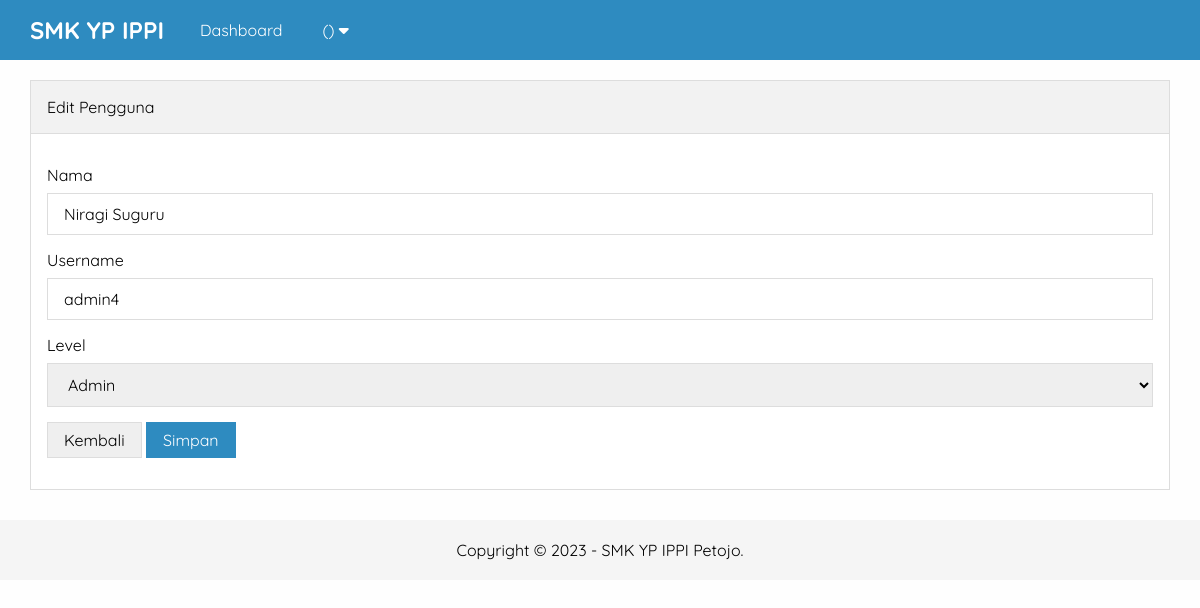
The app's page /admin/edit-pengguna.php?id=8 with its own data.
### tables this page shows
CREATE TABLE `pengaturan` (
  `id` int(11) NOT NULL,
  `nama` varchar(50) NOT NULL,
  `email` varchar(50) NOT NULL,
  `telepon` varchar(20) NOT NULL,
  `alamat` text NOT NULL,
  `logo` varchar(50) NOT NULL,
  `favicon` varchar(50) NOT NULL,
  `tentang_sekolah` text NOT NULL,
  `foto_sekolah` varchar(50) NOT NULL,
  `google_maps` text NOT NULL,
  `nama_kepsek` varchar(50) NOT NULL,
  `foto_kepsek` varchar(50) NOT NULL,
  `sambutan_kepsek` text NOT NULL,
  `created_at` timestamp NOT NULL DEFAULT current_timestamp(),
  `updated_at` datetime DEFAULT NULL
);

CREATE TABLE `pengguna` (
  `id` int(11) NOT NULL,
  `nama` varchar(30) NOT NULL,
  `username` varchar(30) NOT NULL,
  `password` varchar(50) NOT NULL,
  `level` enum('Super Admin','Admin') NOT NULL,
  `created_at` timestamp NOT NULL DEFAULT current_timestamp(),
  `updated_at` datetime DEFAULT NULL
);

### admin/edit-pengguna.php (the view, shortened to what this page needs)
<?php include 'header.php' ?>
<?php
    $pengguna = mysqli_query($conn, "SELECT * FROM pengguna WHERE id = '".$_GET['id']."' ");
    $p        = mysqli_fetch_object($pengguna);
?>
    <div class="content">
         <div class="container">
            <div class="box">
                <div class="box-header">
                    Edit Pengguna
                </div>
                <div class="box-body">
                    <form action="" method="POST">
                       <div class="form-group">
                           <label>Nama</label>
                           <input type="text" name="nama" placeholder="Nama Lengkap" class="
                           input-control" value="<?= $p->nama?>" required>
                       </div>
                       <div class="form-group">
                           <label>Username</label>
                           <input type="text" name="user" placeholder="Username" class="
                           input-control" value="<?= $p->username?>" required>
                       </div>
                       <div class="form-group">
                           <label>Level</label>
                           <select name="level" class="input-control" required>
                                <option value="Admin" <?= ($p->level == 'Admin')? 'selected':''; ?>>Admin</option>
                           </select>
                       </div>
                       <button type="button" class="btn" onclick="window.location = 'pengguna.php'">Kembali</button>
                       <input type="submit" name="submit" value="Simpan" class="btn btn-blue">
                    </form>
                </div>
            </div>
         </div>
    </div>
    <?php include 'footer.php' ?>

### admin/header.php (shortened to what this page needs)
<?php
   include '../koneksi.php';
   $identitas = mysqli_query($conn, "SELECT * FROM pengaturan ORDER BY ID DESC LIMIT 1");
   $d = mysqli_fetch_object($identitas);
?>
<!DOCTYPE html>
<html lang="en">
<head>
    <link rel="stylesheet" type="text/css" href="../assets/css/style.css">
    <link rel="stylesheet" href="https://cdnjs.cloudflare.com/ajax/libs/font-awesome/6.4.2/css/all.min.css"
 />
<body class="bg-light">
    <div class="navbar">
        <div class="container">
            <h2 class="nav-brand float-left"><a href="index.php"><?= $d->nama ?></a></h2>
            <ul class="nav-menu">
                <li><a href="index.php">Dashboard</a></li>
                <li>
                    <a href="#"><?= $_SESSION['uname'] ?> (<?= $_SESSION['ulevel'] ?>) <i class="fa fa-caret-down"></i></a>
                </li>
            </ul>
        </div>
    </div>

### admin/footer.php
    <div class="footer">
        <div class="container text-center">
            Copyright &copy; 2023 - <?= $d->nama ?> Petojo.
        </div>
    </div>
</body>
</html>

### assets/css/style.css (style rules this page uses)
* { margin: 0; padding: 0; font-family: 'Quicksand', sans-serif; box-sizing: border-box; }
a { text-decoration: none; }
.float-left { float: left; }
.container { width: 1140px; margin: 0 auto ; }
.container:after { content: ""; display: block; clear: both; }
.bg-light { background-color: #fefefe; }
.box { border: 1px #ddd; background-color: #ffff; }
.box-header { border: 1px solid #ddd; padding: 16px; border-bottom:1px solid #ddd; background-color: #f2f2f2; }
.box-body { border-bottom: 1px solid #ddd; border-left: 1px solid #ddd; border-right: 1px solid #ddd; padding: 16px; }
form { margin: 15px 0; }
.form-group { margin-bottom: 15px; }
.form-group label { display: block; margin-bottom: 8px; }
.form-group .input-control { padding:10px 16px; width: 100%; font-size: 16px; border: 1px solid #ddd; }
.btn { border: 1px solid #ddd; padding: 7px 16px; font-size: 16px; }
.btn-blue { background-color: #2E8BC0; color: #fff; border: 1px solid #2E8BC0; }
.text-center { text-align: center !important; }
.navbar { height: 60px; width: 100%; background-color: #2E8BC0; position: fixed; top: 0; z-index: 1000; }
.navbar a { color: #fff; }
.nav-brand { display: inline-block; padding: 15px 0; margin-right: 16px; }
.nav-menu { display: flex; list-style: none; }
.nav-menu li a { padding: 20px; display: inline-block; }
.content { padding: 80px 0 30px 0; }
.footer { padding: 20px 0; }
.footer { background-color: #f5f5f5; }

### records on screen
pengaturan: nama "SMK YP IPPI"
pengguna: nama "Niragi Suguru", user "admin4", level "Admin"
